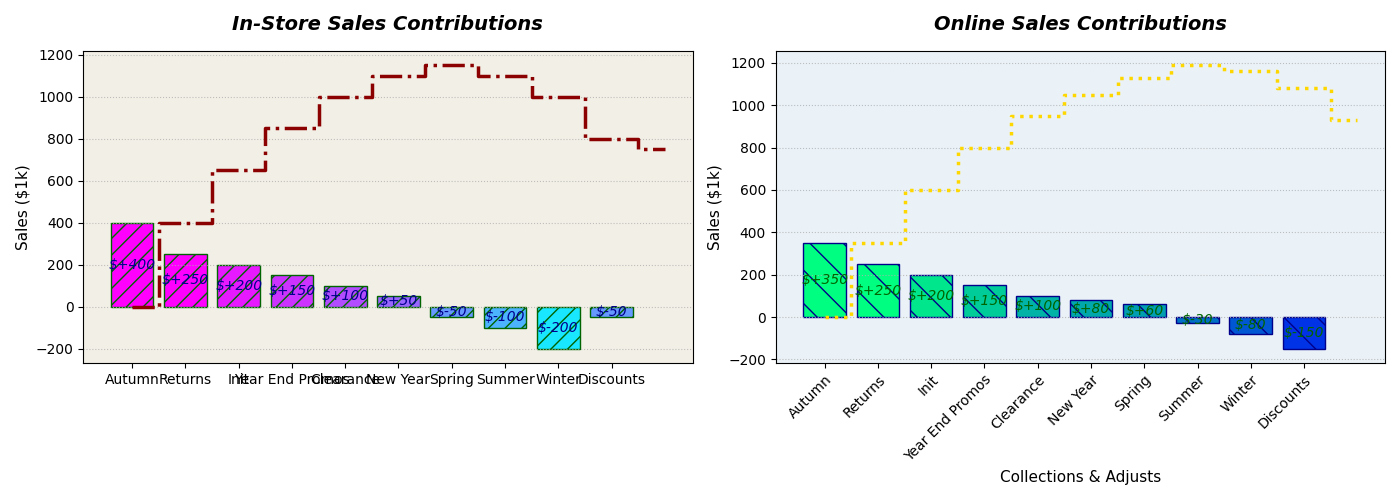

Write the Python code that produced this figure.
import matplotlib.pyplot as plt
import numpy as np

sales_contributions_instore = [400, 250, 200, 150, 100, 50, -50, -100, -200, -50]
sales_contributions_online = [350, 250, 200, 150, 100, 80, 60, -30, -80, -150]
labels = ["Autumn", "Returns", "Init", "Year End Promos", "Clearance", 
          "New Year", "Spring", "Summer", "Winter", "Discounts"]

cumulative_sales_instore = np.cumsum(np.insert(sales_contributions_instore, 0, 0))
cumulative_sales_online = np.cumsum(np.insert(sales_contributions_online, 0, 0))

colors_instore = plt.cm.cool((np.array(sales_contributions_instore) + 250) / 500)
colors_online = plt.cm.winter((np.array(sales_contributions_online) + 250) / 500)

fig, ax = plt.subplots(1, 2, figsize=(14, 5))

ax[0].bar(labels, sales_contributions_instore, color=colors_instore, edgecolor='darkgreen', hatch='//')

for i, change in enumerate(sales_contributions_instore):
    ax[0].text(i, change / 2, f"${change:+}", ha='center', va='center', color='darkblue', fontsize=10, fontstyle='italic')

ax[0].step(range(len(labels) + 1), cumulative_sales_instore, where='mid', color='darkred', linestyle='-.', linewidth=2.5)

ax[0].set_facecolor('#f2f0e6')
ax[0].set_title("In-Store Sales Contributions", fontsize=14, fontweight='bold', pad=15, style='italic')
ax[0].set_ylabel('Sales ($1k)', fontsize=11)
ax[0].grid(axis='y', linestyle=':', alpha=0.8)

ax[1].bar(labels, sales_contributions_online, color=colors_online, edgecolor='darkblue', hatch='\\')

for i, change in enumerate(sales_contributions_online):
    ax[1].text(i, change / 2, f"${change:+}", ha='center', va='center', color='darkgreen', fontsize=10, fontstyle='italic')

ax[1].step(range(len(labels) + 1), cumulative_sales_online, where='mid', color='gold', linestyle=':', linewidth=2.5)

ax[1].set_facecolor('#eaf2f8')
ax[1].set_title("Online Sales Contributions", fontsize=14, fontweight='bold', pad=15, style='italic')
ax[1].set_ylabel('Sales ($1k)', fontsize=11)
ax[1].set_xlabel('Collections & Adjusts', fontsize=11)
ax[1].grid(axis='y', linestyle=':', alpha=0.8)

plt.xticks(rotation=45, ha='right', rotation_mode='anchor')
plt.tight_layout()

plt.show()
